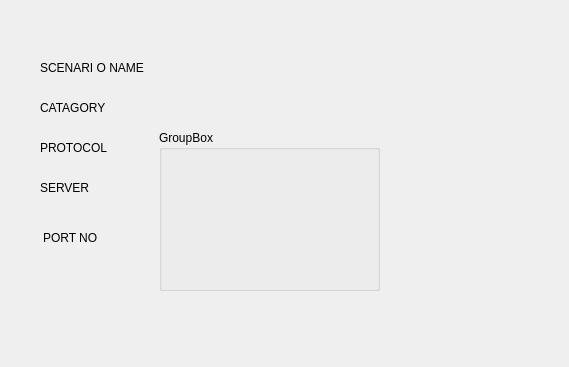
<?xml version="1.0" encoding="UTF-8"?>
<ui version="4.0">
 <class>ScenarioInformationInput</class>
 <widget class="QDialog" name="ScenarioInformationInput">
  <property name="geometry">
   <rect>
    <x>0</x>
    <y>0</y>
    <width>569</width>
    <height>367</height>
   </rect>
  </property>
  <property name="windowTitle">
   <string>Dialog</string>
  </property>
  <widget class="QLabel" name="lblScenarioName">
   <property name="geometry">
    <rect>
     <x>40</x>
     <y>60</y>
     <width>151</width>
     <height>16</height>
    </rect>
   </property>
   <property name="text">
    <string>SCENARI O NAME</string>
   </property>
  </widget>
  <widget class="QLabel" name="lblCatagory">
   <property name="geometry">
    <rect>
     <x>40</x>
     <y>100</y>
     <width>111</width>
     <height>16</height>
    </rect>
   </property>
   <property name="text">
    <string>CATAGORY</string>
   </property>
  </widget>
  <widget class="QLabel" name="lblProtocol">
   <property name="geometry">
    <rect>
     <x>40</x>
     <y>140</y>
     <width>101</width>
     <height>16</height>
    </rect>
   </property>
   <property name="text">
    <string>PROTOCOL</string>
   </property>
  </widget>
  <widget class="QLabel" name="lblServer">
   <property name="geometry">
    <rect>
     <x>40</x>
     <y>180</y>
     <width>101</width>
     <height>16</height>
    </rect>
   </property>
   <property name="text">
    <string>SERVER</string>
   </property>
  </widget>
  <widget class="QLabel" name="lblPortNo">
   <property name="geometry">
    <rect>
     <x>43</x>
     <y>230</y>
     <width>101</width>
     <height>16</height>
    </rect>
   </property>
   <property name="text">
    <string>PORT NO</string>
   </property>
  </widget>
  <widget class="QGroupBox" name="groupBox">
   <property name="geometry">
    <rect>
     <x>159</x>
     <y>130</y>
     <width>221</width>
     <height>161</height>
    </rect>
   </property>
   <property name="title">
    <string>GroupBox</string>
   </property>
  </widget>
 </widget>
 <resources/>
 <connections/>
</ui>
